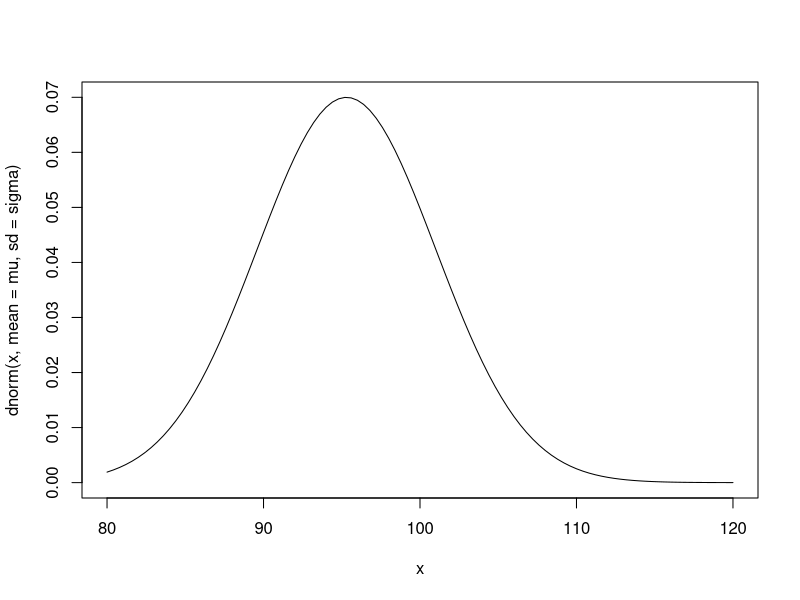
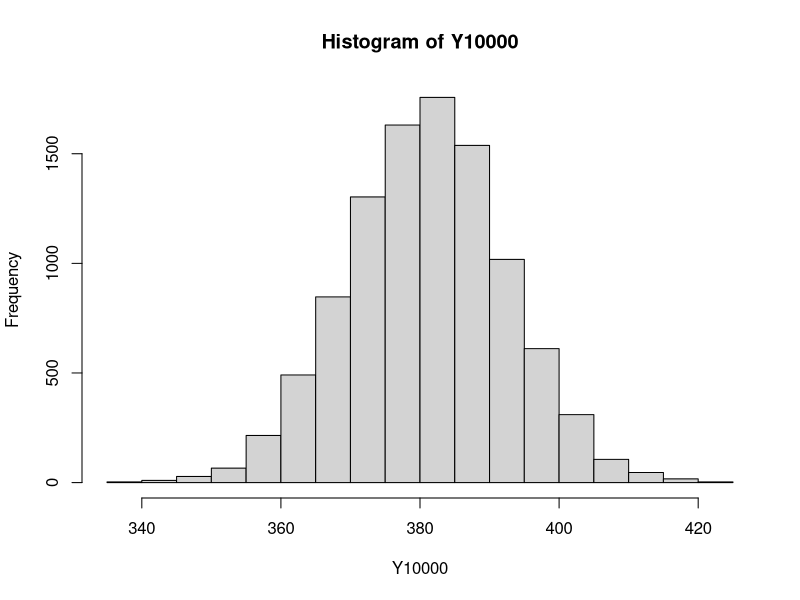
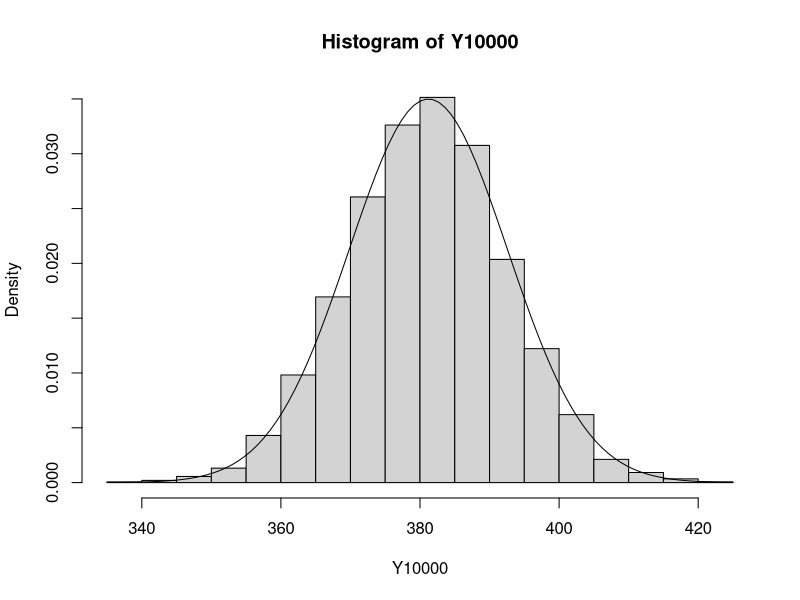
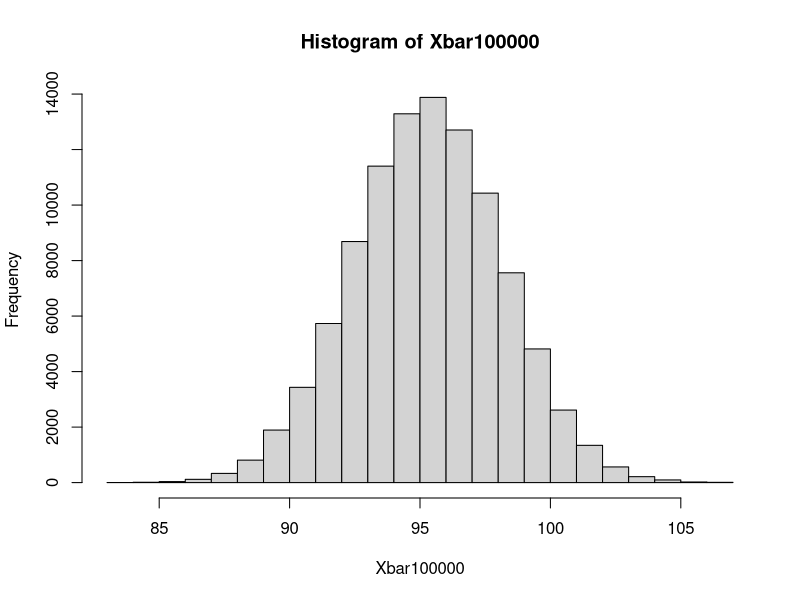
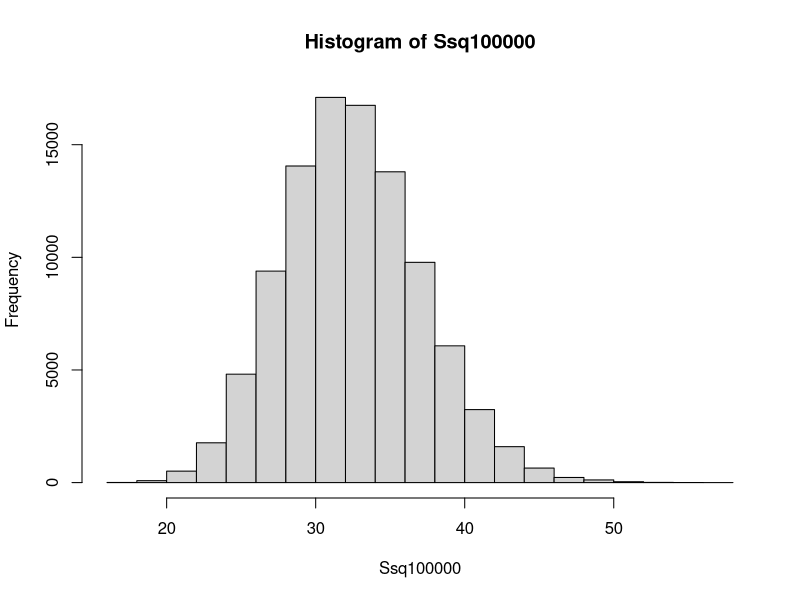
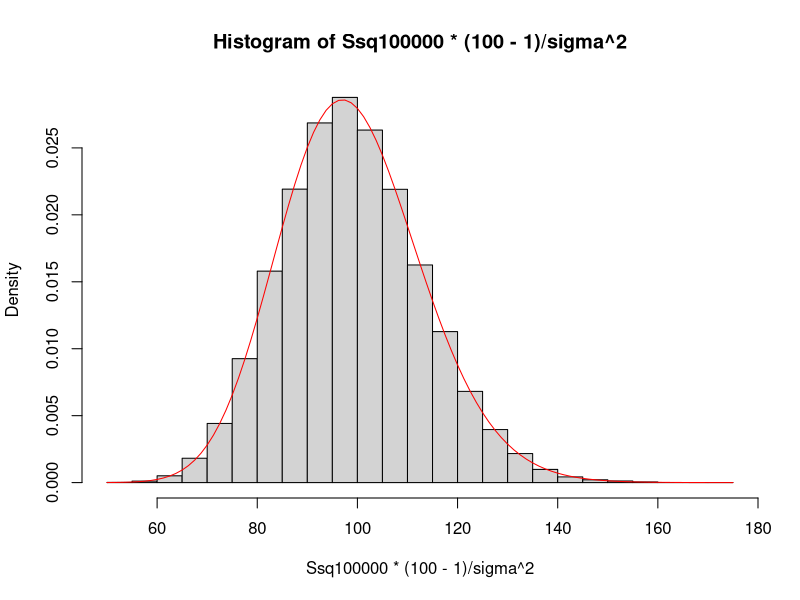

R code for these plots, in order:
#Poblacion
mu<- 95.3
sigma<- 5.7

curve(dnorm(x, mean=mu,sd=sigma),xlim=c(80,120))

rnorm(1,mu,sigma)
pnorm(90,mu,sigma)


set.seed(123)
rnorm(4,mu,sigma) #muestra de cuatro encuestas aleatorias

Y <- function(i)(sum(rnorm(4,mu,sigma)))
Y(1)
Y10000 <- sapply(1:10000,Y)
hist(Y10000)
mean(Y10000)

#En teoria la media de la suma muestral
# de tamaño n=4
4*mu

#varianza de la suma muestral
4*sigma^2

var(Y10000)

###
hist(Y10000,freq = FALSE)
curve(dnorm(x,mean=4*mu,sd=sqrt(4)*sigma),add=TRUE)


#en teoria
100*sigma^2

#c

1-pnorm(103,mu,sigma)

Y<- function(i)(sum(rnorm(1,mu,sigma)))
Y100000 <- sapply(1:100000,Y)

mean(Y100000>103)

#d n=4
Xbar <- function(i)(mean(rnorm(4,mu,sigma)))
Xbar100000 <- sapply(1:100000,Xbar)
hist(Xbar100000)

mean(Xbar100000<98)
#teoria
pnorm(98,mu,sigma/sqrt(4))

#e

Ssq <- function(i)(var(rnorm(100,mu,sigma)))
Ssq100000 <- sapply(1:100000,Ssq)
hist(Ssq100000)

mean(Ssq100000>32)
#teoria
1-pchisq((100-1)*32/sigma^2,100-1)

hist(Ssq100000*(100-1)/sigma^2,prob=TRUE)
curve(dchisq(x,100-1),add=TRUE,col="red")

(100-1)*32/sigma^2
